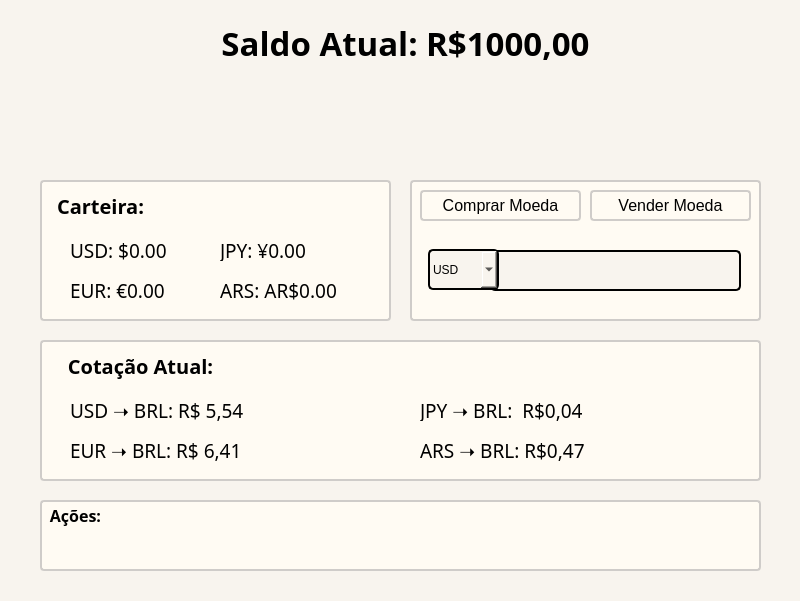
<?xml version="1.0" encoding="UTF-8"?>
<ui version="4.0">
 <class>MainWindow</class>
 <widget class="QMainWindow" name="MainWindow">
  <property name="geometry">
   <rect>
    <x>0</x>
    <y>0</y>
    <width>800</width>
    <height>601</height>
   </rect>
  </property>
  <property name="font">
   <font>
    <family>Gadugi</family>
   </font>
  </property>
  <property name="windowTitle">
   <string>MainWindow</string>
  </property>
  <property name="styleSheet">
   <string notr="true">background-color: rgb(248, 244, 238);</string>
  </property>
  <widget class="QWidget" name="centralwidget">
   <property name="styleSheet">
    <string notr="true"/>
   </property>
   <widget class="QLabel" name="Titulo_saldo">
    <property name="geometry">
     <rect>
      <x>100</x>
      <y>20</y>
      <width>611</width>
      <height>111</height>
     </rect>
    </property>
    <property name="font">
     <font>
      <family>Gadugi</family>
      <pointsize>25</pointsize>
      <weight>75</weight>
      <italic>false</italic>
      <bold>true</bold>
      <underline>false</underline>
      <strikeout>false</strikeout>
     </font>
    </property>
    <property name="styleSheet">
     <string notr="true"/>
    </property>
    <property name="text">
     <string>Saldo Atual: R$1000,00</string>
    </property>
    <property name="alignment">
     <set>Qt::AlignHCenter|Qt::AlignTop</set>
    </property>
    <property name="wordWrap">
     <bool>true</bool>
    </property>
   </widget>
   <widget class="QLabel" name="label">
    <property name="geometry">
     <rect>
      <x>40</x>
      <y>180</y>
      <width>351</width>
      <height>141</height>
     </rect>
    </property>
    <property name="styleSheet">
     <string notr="true">background-color: rgb(255, 251, 243); border: 2px solid rgb(207, 204, 201); border-radius: 4px;</string>
    </property>
    <property name="text">
     <string/>
    </property>
   </widget>
   <widget class="QLabel" name="Titulo_carteira">
    <property name="geometry">
     <rect>
      <x>50</x>
      <y>190</y>
      <width>101</width>
      <height>31</height>
     </rect>
    </property>
    <property name="font">
     <font>
      <family>Gadugi</family>
      <pointsize>15</pointsize>
      <weight>75</weight>
      <italic>false</italic>
      <bold>true</bold>
      <underline>false</underline>
      <strikeout>false</strikeout>
     </font>
    </property>
    <property name="styleSheet">
     <string notr="true">background-color: transparent;</string>
    </property>
    <property name="text">
     <string>Carteira:</string>
    </property>
    <property name="alignment">
     <set>Qt::AlignCenter</set>
    </property>
    <property name="wordWrap">
     <bool>true</bool>
    </property>
   </widget>
   <widget class="QLabel" name="label_carteiraUsd">
    <property name="geometry">
     <rect>
      <x>70</x>
      <y>240</y>
      <width>151</width>
      <height>21</height>
     </rect>
    </property>
    <property name="font">
     <font>
      <family>Gadugi</family>
      <pointsize>14</pointsize>
      <italic>false</italic>
     </font>
    </property>
    <property name="styleSheet">
     <string notr="true"> background-color: transparent;</string>
    </property>
    <property name="text">
     <string>USD: $0.00</string>
    </property>
   </widget>
   <widget class="QLabel" name="label_carteiraEur">
    <property name="geometry">
     <rect>
      <x>70</x>
      <y>280</y>
      <width>151</width>
      <height>21</height>
     </rect>
    </property>
    <property name="font">
     <font>
      <family>Gadugi</family>
      <pointsize>14</pointsize>
      <italic>false</italic>
     </font>
    </property>
    <property name="styleSheet">
     <string notr="true"> background-color: transparent;</string>
    </property>
    <property name="text">
     <string>EUR: €0.00</string>
    </property>
   </widget>
   <widget class="QLabel" name="label_carteiraJpy">
    <property name="geometry">
     <rect>
      <x>220</x>
      <y>240</y>
      <width>161</width>
      <height>21</height>
     </rect>
    </property>
    <property name="font">
     <font>
      <family>Gadugi</family>
      <pointsize>14</pointsize>
      <italic>false</italic>
     </font>
    </property>
    <property name="styleSheet">
     <string notr="true"> background-color: transparent;</string>
    </property>
    <property name="text">
     <string>JPY: ¥0.00</string>
    </property>
   </widget>
   <widget class="QLabel" name="label_carteiraArs">
    <property name="geometry">
     <rect>
      <x>220</x>
      <y>280</y>
      <width>161</width>
      <height>21</height>
     </rect>
    </property>
    <property name="font">
     <font>
      <family>Gadugi</family>
      <pointsize>14</pointsize>
      <italic>false</italic>
     </font>
    </property>
    <property name="styleSheet">
     <string notr="true"> background-color: transparent;</string>
    </property>
    <property name="text">
     <string>ARS: AR$0.00</string>
    </property>
   </widget>
   <widget class="QLabel" name="label_6">
    <property name="geometry">
     <rect>
      <x>40</x>
      <y>340</y>
      <width>721</width>
      <height>141</height>
     </rect>
    </property>
    <property name="styleSheet">
     <string notr="true">background-color: rgb(255, 251, 243); border: 2px solid rgb(207, 204, 201); border-radius: 4px;</string>
    </property>
    <property name="text">
     <string/>
    </property>
   </widget>
   <widget class="QLabel" name="label_cotacaoArs">
    <property name="geometry">
     <rect>
      <x>420</x>
      <y>440</y>
      <width>331</width>
      <height>21</height>
     </rect>
    </property>
    <property name="font">
     <font>
      <family>Gadugi</family>
      <pointsize>14</pointsize>
      <italic>false</italic>
     </font>
    </property>
    <property name="styleSheet">
     <string notr="true"> background-color: transparent;</string>
    </property>
    <property name="text">
     <string>ARS ➝ BRL: R$0,47</string>
    </property>
   </widget>
   <widget class="QLabel" name="label_cotacaoJpy">
    <property name="geometry">
     <rect>
      <x>420</x>
      <y>400</y>
      <width>331</width>
      <height>21</height>
     </rect>
    </property>
    <property name="font">
     <font>
      <family>Gadugi</family>
      <pointsize>14</pointsize>
      <italic>false</italic>
     </font>
    </property>
    <property name="styleSheet">
     <string notr="true"> background-color: transparent;</string>
    </property>
    <property name="text">
     <string>JPY ➝ BRL:  R$0,04</string>
    </property>
   </widget>
   <widget class="QLabel" name="Titulo_cotacaoAtual">
    <property name="geometry">
     <rect>
      <x>50</x>
      <y>350</y>
      <width>181</width>
      <height>31</height>
     </rect>
    </property>
    <property name="font">
     <font>
      <family>Gadugi</family>
      <pointsize>15</pointsize>
      <weight>75</weight>
      <italic>false</italic>
      <bold>true</bold>
      <underline>false</underline>
      <strikeout>false</strikeout>
     </font>
    </property>
    <property name="styleSheet">
     <string notr="true">background-color: transparent;</string>
    </property>
    <property name="text">
     <string>Cotação Atual:</string>
    </property>
    <property name="alignment">
     <set>Qt::AlignCenter</set>
    </property>
    <property name="wordWrap">
     <bool>true</bool>
    </property>
   </widget>
   <widget class="QLabel" name="label_cotacaoUsd">
    <property name="geometry">
     <rect>
      <x>70</x>
      <y>400</y>
      <width>341</width>
      <height>21</height>
     </rect>
    </property>
    <property name="font">
     <font>
      <family>Gadugi</family>
      <pointsize>14</pointsize>
      <italic>false</italic>
     </font>
    </property>
    <property name="styleSheet">
     <string notr="true"> background-color: transparent;</string>
    </property>
    <property name="text">
     <string>USD ➝ BRL: R$ 5,54</string>
    </property>
   </widget>
   <widget class="QLabel" name="label_cotacaoEur">
    <property name="geometry">
     <rect>
      <x>70</x>
      <y>440</y>
      <width>341</width>
      <height>21</height>
     </rect>
    </property>
    <property name="font">
     <font>
      <family>Gadugi</family>
      <pointsize>14</pointsize>
      <italic>false</italic>
     </font>
    </property>
    <property name="styleSheet">
     <string notr="true"> background-color: transparent;</string>
    </property>
    <property name="text">
     <string>EUR ➝ BRL: R$ 6,41</string>
    </property>
   </widget>
   <widget class="QLabel" name="label_11">
    <property name="geometry">
     <rect>
      <x>410</x>
      <y>180</y>
      <width>351</width>
      <height>141</height>
     </rect>
    </property>
    <property name="styleSheet">
     <string notr="true">background-color: rgb(255, 251, 243); border: 2px solid rgb(207, 204, 201); border-radius: 4px;</string>
    </property>
    <property name="text">
     <string/>
    </property>
   </widget>
   <widget class="QPushButton" name="pushButton_comprarMoeda">
    <property name="geometry">
     <rect>
      <x>420</x>
      <y>190</y>
      <width>161</width>
      <height>31</height>
     </rect>
    </property>
    <property name="font">
     <font>
      <pointsize>12</pointsize>
     </font>
    </property>
    <property name="styleSheet">
     <string notr="true">background-color: transparent; border: 1.5px solid rgb(207, 204, 201); border-radius: 4px;</string>
    </property>
    <property name="text">
     <string>Comprar Moeda</string>
    </property>
   </widget>
   <widget class="QPushButton" name="pushButton_venderMoeda">
    <property name="geometry">
     <rect>
      <x>590</x>
      <y>190</y>
      <width>161</width>
      <height>31</height>
     </rect>
    </property>
    <property name="font">
     <font>
      <pointsize>12</pointsize>
     </font>
    </property>
    <property name="styleSheet">
     <string notr="true">background-color: transparent; border: 1.5px solid rgb(207, 204, 201); border-radius: 4px;</string>
    </property>
    <property name="text">
     <string>Vender Moeda</string>
    </property>
   </widget>
   <widget class="QComboBox" name="comprar_vendaMoeda">
    <property name="geometry">
     <rect>
      <x>428</x>
      <y>249</y>
      <width>71</width>
      <height>41</height>
     </rect>
    </property>
    <property name="styleSheet">
     <string notr="true">border: 1.5px solid black; border-radius: 5px;</string>
    </property>
    <item>
     <property name="text">
      <string>USD</string>
     </property>
    </item>
    <item>
     <property name="text">
      <string>EUR</string>
     </property>
    </item>
    <item>
     <property name="text">
      <string>JPY</string>
     </property>
    </item>
    <item>
     <property name="text">
      <string>ARS</string>
     </property>
    </item>
   </widget>
   <widget class="QLabel" name="label_12">
    <property name="geometry">
     <rect>
      <x>40</x>
      <y>500</y>
      <width>721</width>
      <height>71</height>
     </rect>
    </property>
    <property name="styleSheet">
     <string notr="true">background-color: rgb(255, 251, 243); border: 2px solid rgb(207, 204, 201); border-radius: 4px;</string>
    </property>
    <property name="text">
     <string/>
    </property>
   </widget>
   <widget class="QLabel" name="Titulo_acao">
    <property name="geometry">
     <rect>
      <x>40</x>
      <y>500</y>
      <width>71</width>
      <height>31</height>
     </rect>
    </property>
    <property name="font">
     <font>
      <family>Gadugi</family>
      <pointsize>12</pointsize>
      <weight>75</weight>
      <italic>false</italic>
      <bold>true</bold>
      <underline>false</underline>
      <strikeout>false</strikeout>
     </font>
    </property>
    <property name="styleSheet">
     <string notr="true">background-color: transparent;</string>
    </property>
    <property name="text">
     <string>Ações:</string>
    </property>
    <property name="alignment">
     <set>Qt::AlignCenter</set>
    </property>
    <property name="wordWrap">
     <bool>true</bool>
    </property>
   </widget>
   <widget class="QLabel" name="label_acao">
    <property name="geometry">
     <rect>
      <x>50</x>
      <y>530</y>
      <width>701</width>
      <height>31</height>
     </rect>
    </property>
    <property name="font">
     <font>
      <family>Gadugi</family>
      <pointsize>9</pointsize>
      <italic>false</italic>
     </font>
    </property>
    <property name="styleSheet">
     <string notr="true"> background-color: transparent;</string>
    </property>
    <property name="text">
     <string/>
    </property>
   </widget>
   <widget class="QLineEdit" name="lineEdit_comprar_vendaMoeda">
    <property name="geometry">
     <rect>
      <x>490</x>
      <y>250</y>
      <width>251</width>
      <height>41</height>
     </rect>
    </property>
    <property name="styleSheet">
     <string notr="true">border-radius: 5px; border: 1.5px solid black; padding: 10px;</string>
    </property>
   </widget>
   <zorder>Titulo_saldo</zorder>
   <zorder>label</zorder>
   <zorder>Titulo_carteira</zorder>
   <zorder>label_carteiraUsd</zorder>
   <zorder>label_carteiraEur</zorder>
   <zorder>label_carteiraJpy</zorder>
   <zorder>label_carteiraArs</zorder>
   <zorder>label_6</zorder>
   <zorder>label_cotacaoArs</zorder>
   <zorder>label_cotacaoJpy</zorder>
   <zorder>Titulo_cotacaoAtual</zorder>
   <zorder>label_cotacaoUsd</zorder>
   <zorder>label_cotacaoEur</zorder>
   <zorder>label_11</zorder>
   <zorder>pushButton_comprarMoeda</zorder>
   <zorder>pushButton_venderMoeda</zorder>
   <zorder>label_12</zorder>
   <zorder>Titulo_acao</zorder>
   <zorder>label_acao</zorder>
   <zorder>lineEdit_comprar_vendaMoeda</zorder>
   <zorder>comprar_vendaMoeda</zorder>
  </widget>
  <widget class="QStatusBar" name="statusbar"/>
 </widget>
 <resources/>
 <connections/>
</ui>
